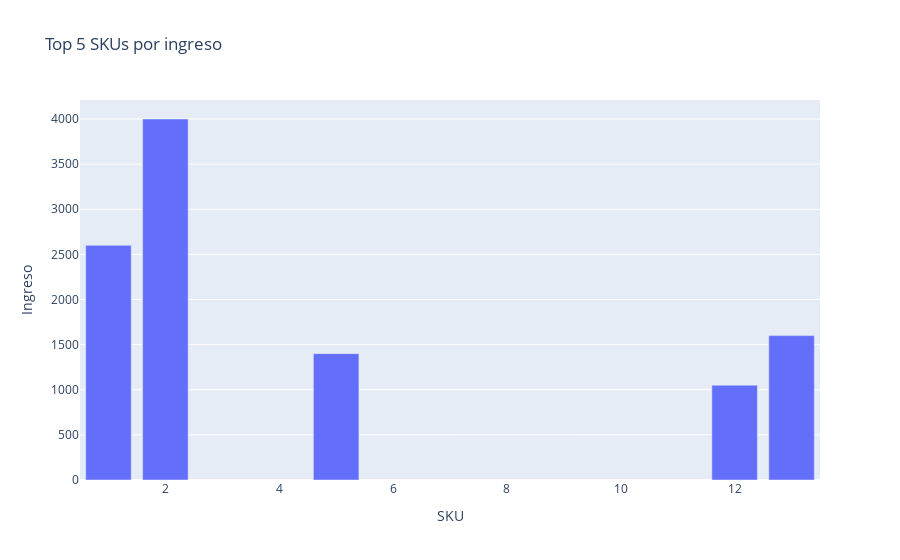

The notebook cell this image was saved under:
### Markdown cell above
## 🏗️ De datos a decisiones
- Pipeline ELT: POS/ERP → limpieza → modelo estrella (Hechos Ventas, Dim Producto/Tienda/Calendario).
- Serving: dashboards OSA, alertas de shrink, microservicio de recomendaciones.
- Métricas confiables: definiciones comunes y control de calidad (tests de datos).

### Code cell
# Visual: Top 5 SKUs por ingreso (si datos disponibles)
import plotly.express as px
try:
    top5 = top_sku.reset_index().rename(columns={'producto_id':'SKU','ingreso':'Ingreso'})
    fig = px.bar(top5, x='SKU', y='Ingreso', title='Top 5 SKUs por ingreso')
    fig.show()
except Exception as e:
    print('Sin datos de ejemplo para graficar:', e)

### Figure 1 — Plotly figure (JSON) as saved in the notebook; plotly's stock layout.template omitted (floating-point values rounded to 4 significant figures)
{"data": [{"hovertemplate": "SKU=%{x}<br>Ingreso=%{y}<extra></extra>", "legendgroup": "", "marker": {"color": "#636efa", "pattern": {"shape": ""}}, "name": "", "orientation": "v", "showlegend": false, "textposition": "auto", "type": "bar", "x": [2, 1, 13, 5, 12], "xaxis": "x", "y": [4000.0, 2600.0, 1600.0, 1400.0, 1050.0], "yaxis": "y"}], "layout": {"barmode": "relative", "legend": {"tracegroupgap": 0}, "title": {"text": "Top 5 SKUs por ingreso"}, "xaxis": {"anchor": "y", "domain": [0, 1], "title": {"text": "SKU"}}, "yaxis": {"anchor": "x", "domain": [0, 1], "title": {"text": "Ingreso"}}}}
